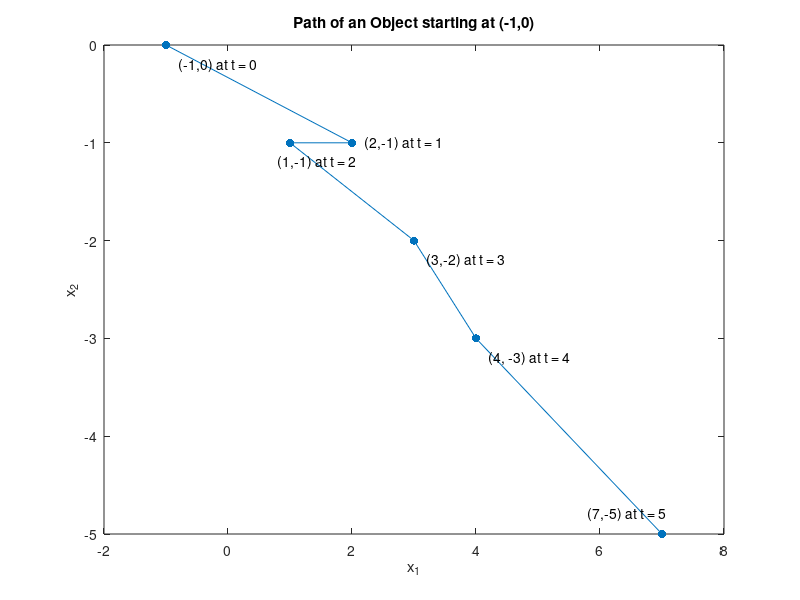

Recreate this plot in MATLAB.
%This is the code used to create the first graph in 
%lecture 6: Fixed Points

%Initialize variable to store the points:
x = zeros([2,6]);

%Initial position:
x(1,1) = -1;
x(2,1) = 0;

%Store the position at t = 1, t = 2, . . . 
for i = 2:6
    x(1,i) = -2*x(1,i-1) - 5*x(2,i-1);
    x(2,i) = x(1,i-1) + 3*x(2,i-1);
end

%Plot the path and each individual point:
plot(x(1,:),x(2,:))
hold on
scatter(x(1,:),x(2,:), 'filled', 'ko')

%Lable the axes:
xlabel('x_{1}')
ylabel('x_{2}')

title('Path of an Object starting at (-1,0)')


text(-0.8,-0.2, '(-1,0) at t = 0')
text(2.2,-1, '(2,-1) at t = 1')
text(0.8,-1.2, '(1,-1) at t = 2')
text(3.2,-2.2, '(3,-2) at t = 3')
text(4.2, -3.2, '(4, -3) at t = 4')
text(5.8, -4.8, '(7,-5) at t = 5')

hold off